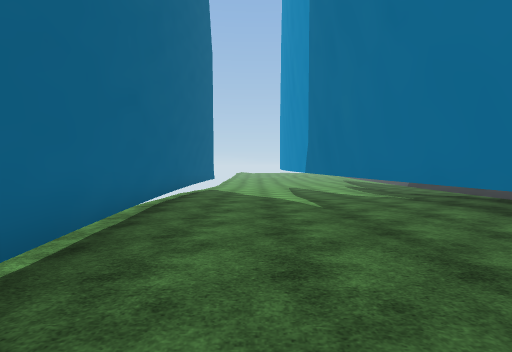
view 1 (above)

16 first-person views from a walk through a Unity game level. The camera is 1.5 m above the floor, tilts 2° down and sees 85° across. The floor is counted in squares, 2 m on a side. Each view is taken from the middle of a square. On the plan, view 1 faces up. The plan holds only what a view shows up to about 10 squares ahead; the rest is blank. The place goes on beyond the plan. The player is left out. Some surface patterns are stand-ins.

view 2
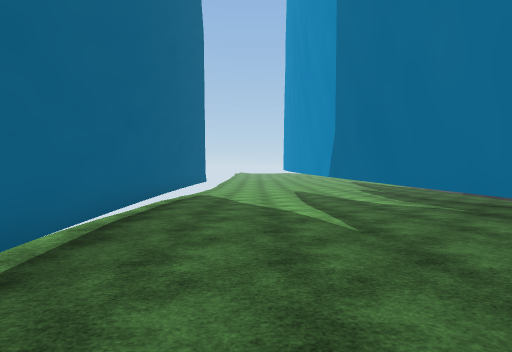

view 3
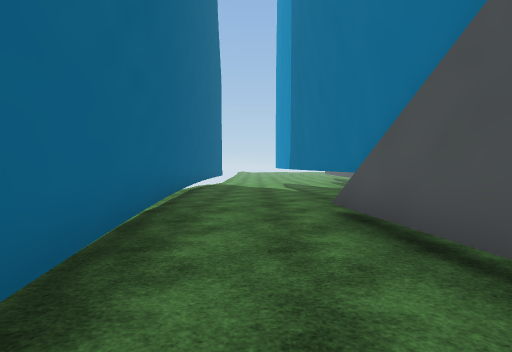

view 4
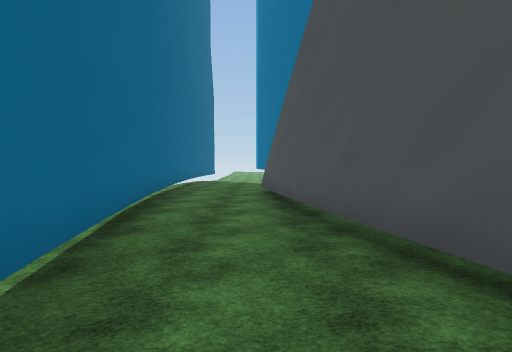

view 5
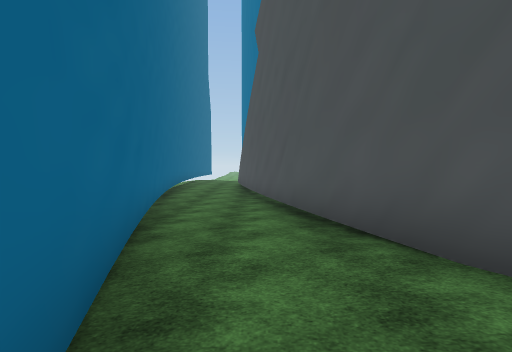

view 6
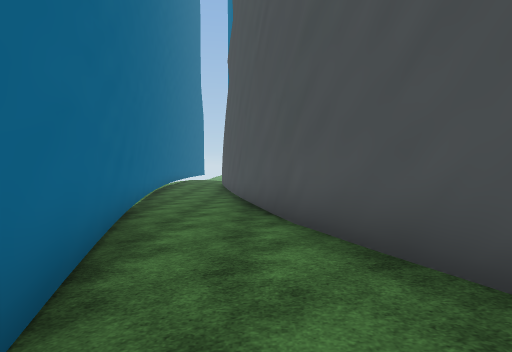

view 7
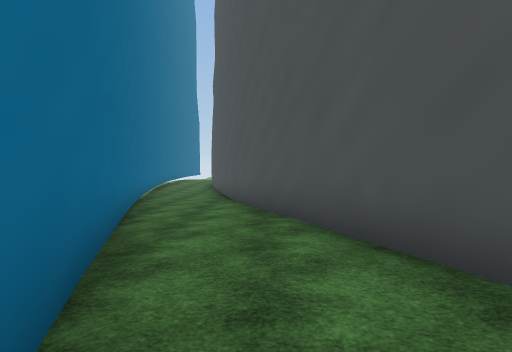

view 8
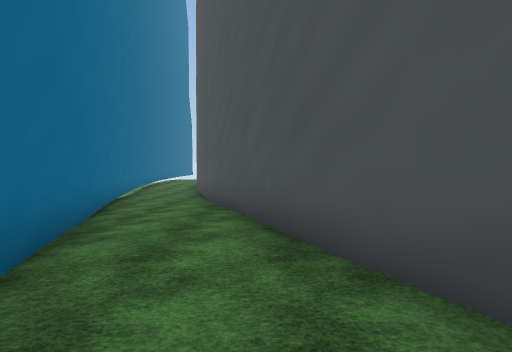

view 9
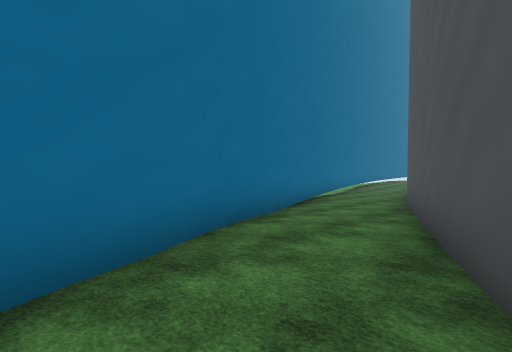

view 10
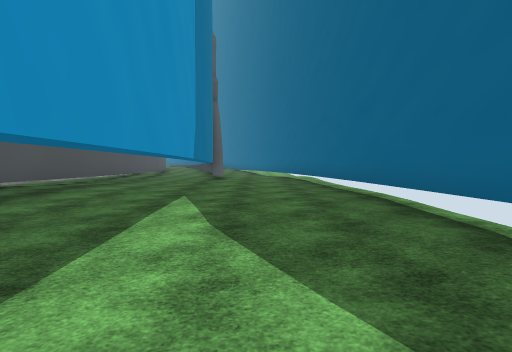

view 11
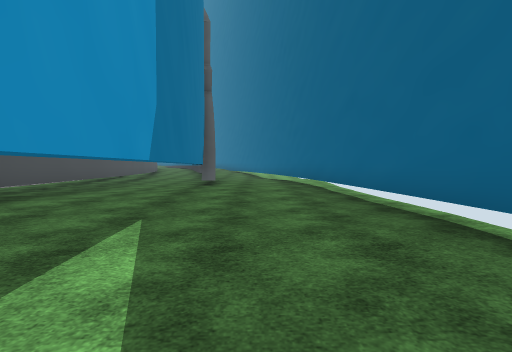

view 12
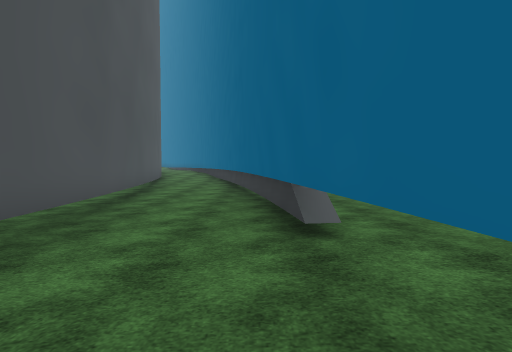

view 13
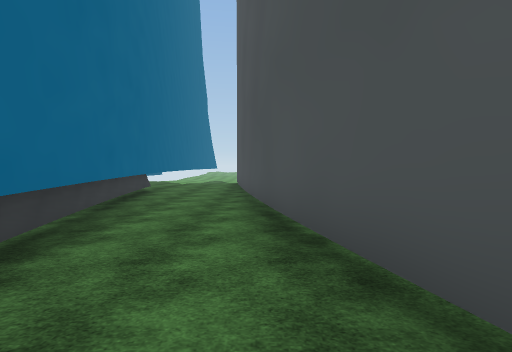

view 14
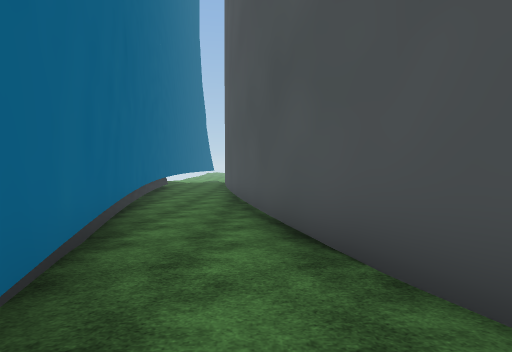

view 15
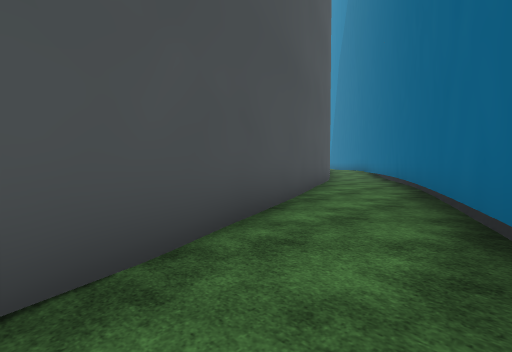

view 16
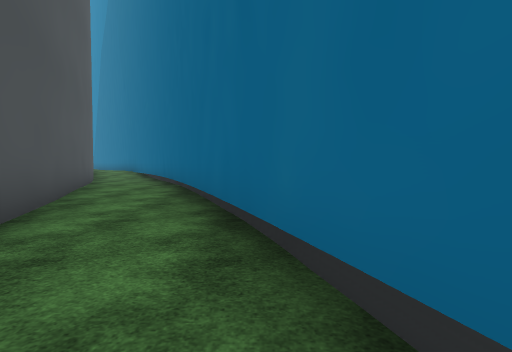

### Floor plan
Key: @ floor where view 1 was taken; # wall or solid block; . main floor; : floor 0.25 m higher than the main floor; - floor 0.25 m lower than the main floor; + floor 0.5 m higher than the main floor; _ floor 0.5 m lower than the main floor; * floor 0.75 m higher than the main floor; T thing the floor can be seen under or through.
Columns run from 2 left of view 1 to 10 right of it. Each row starts with its distance up from view 1.
 11 #_____  __
 10 #_____# __
  9 #_____T __
  8 #--#__T
  7 #--#--T
  6 #--#--#
  5 #--#..##
  4 #..#..##
  3 #...#..#
  2 #...#.-##-
  1 #...#--#
  0 ##@.#--#
 -1 .#..#.-#
 -2  #..#.-#
 -3  #.-#..#
 -4  #--##.##
 -5  #-.##..#
 -6  ##..#..#
 -7   #..#..#
 -8   #..##.##
 -9   #.::#::#
-10   ##::#+:#
-11    #:+##+##
-12    #:++#++#
-13    ##++#++#
-14     #++##+##
-15     ##+*#++#
-16      #+*##*##
-17      #***#**#
-18      ##**#**#

Positions as (right, up) in squares from view 1, and headings:
1: (0, 0), facing up
2: (0, 2), facing up
3: (0, -3), facing up
4: (1, -7), facing up
5: (2, -12), facing up
6: (3, -14), facing up
7: (4, -17), facing up
8: (5, -18), facing up
9: (6, -18), facing up-left
10: (0, 11), facing down
11: (0, 9), facing down
12: (2, 4), facing down
13: (5, -8), facing up
14: (6, -13), facing up
15: (5, -10), facing down-right
16: (5, -10), facing down
